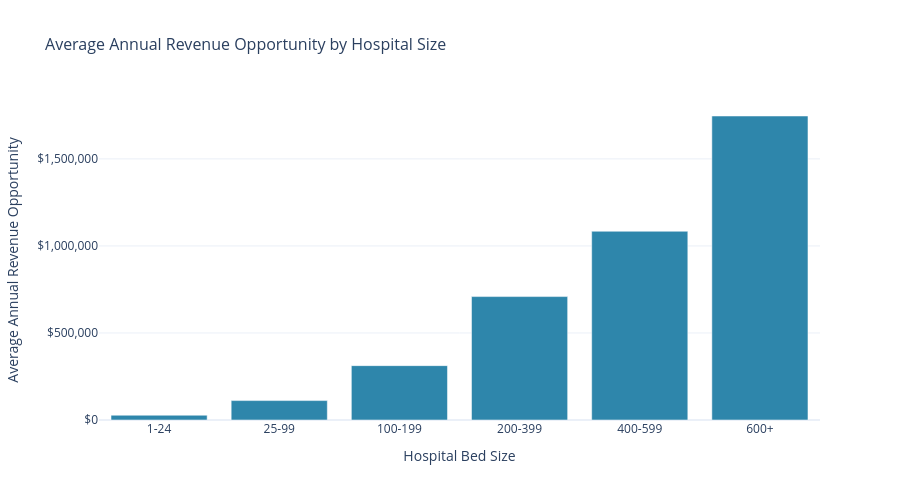

Notebook code for this chart:
### Markdown cell above
## Chart 4: Revenue Opportunity by Hospital Size

### Code cell
# Prepare data: drop rows with missing values
chart4_data = revenue_data[['bed_size_tier', 'estimated_annual_revenue_opportunity']].dropna()

# Check actual bed size tier values
print(f"Bed size tiers in data: {sorted(chart4_data['bed_size_tier'].unique())}")

# Define logical order for bed size tiers (use whatever values actually exist)
all_possible_orders = ['1-24', '25-99', '100-199', '200-299', '200-399', '300-399', '400-499', '400-599', '500-599', '600+']
actual_tiers = chart4_data['bed_size_tier'].unique()
bed_size_order = [t for t in all_possible_orders if t in actual_tiers]

# Calculate mean revenue opportunity by bed size
revenue_by_size = chart4_data.groupby('bed_size_tier')['estimated_annual_revenue_opportunity'].mean().reset_index()

# Reorder by logical bed size progression
revenue_by_size['bed_size_tier'] = pd.Categorical(
    revenue_by_size['bed_size_tier'], 
    categories=bed_size_order, 
    ordered=True
)
revenue_by_size = revenue_by_size.sort_values('bed_size_tier').dropna(subset=['bed_size_tier'])

# Create bar chart
fig4 = px.bar(
    revenue_by_size,
    x='bed_size_tier',
    y='estimated_annual_revenue_opportunity',
    title='Average Annual Revenue Opportunity by Hospital Size',
    labels={'bed_size_tier': 'Hospital Bed Size', 'estimated_annual_revenue_opportunity': 'Average Annual Revenue Opportunity'},
    template='plotly_white',
    height=500,
    width=900,
    color_discrete_sequence=[COLORS['primary']]
)

# Format y-axis as currency
fig4.update_yaxes(tickformat='$,.0f')

# hovertemplate goes on traces, not layout
fig4.update_traces(hovertemplate='<b>%{x}</b><br>Revenue Opportunity: $%{y:,.0f}<extra></extra>')

fig4.update_layout(
    showlegend=False,
    font=dict(size=12),
    xaxis_title='Hospital Bed Size',
    yaxis_title='Average Annual Revenue Opportunity',
    title_font_size=16
)

fig4.show()
save_chart(fig4, 'chart4_revenue_by_size')

### Figure 1 — Plotly figure (JSON) as saved in the notebook; plotly's stock layout.template omitted (floating-point values rounded to 4 significant figures)
{"data": [{"hovertemplate": "<b>%{x}</b><br>Revenue Opportunity: $%{y:,.0f}<extra></extra>", "legendgroup": "", "marker": {"color": "#2E86AB", "pattern": {"shape": ""}}, "name": "", "orientation": "v", "showlegend": false, "textposition": "auto", "type": "bar", "x": ["1-24", "25-99", "100-199", "200-399", "400-599", "600+"], "xaxis": "x", "y": [27400.0, 111500.0, 312300.0, 708900.0, 1084000.0, 1746000.0], "yaxis": "y"}], "layout": {"barmode": "relative", "font": {"size": 12}, "height": 500, "legend": {"tracegroupgap": 0}, "showlegend": false, "title": {"font": {"size": 16}, "text": "Average Annual Revenue Opportunity by Hospital Size"}, "width": 900, "xaxis": {"anchor": "y", "domain": [0.0, 1.0], "title": {"text": "Hospital Bed Size"}}, "yaxis": {"anchor": "x", "domain": [0.0, 1.0], "tickformat": "$,.0f", "title": {"text": "Average Annual Revenue Opportunity"}}}}
